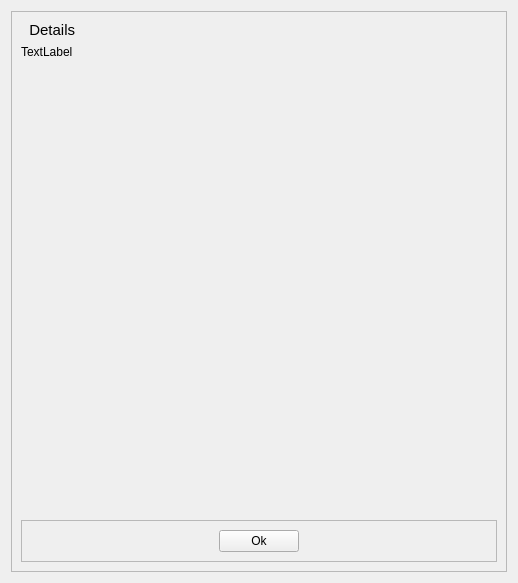
<?xml version="1.0" encoding="UTF-8"?>
<ui version="4.0">
 <class>win_details</class>
 <widget class="QWidget" name="win_details">
  <property name="windowModality">
   <enum>Qt::WindowModal</enum>
  </property>
  <property name="geometry">
   <rect>
    <x>0</x>
    <y>0</y>
    <width>518</width>
    <height>583</height>
   </rect>
  </property>
  <property name="windowTitle">
   <string>Details</string>
  </property>
  <layout class="QHBoxLayout" name="horizontalLayout_3">
   <item>
    <widget class="QFrame" name="frame_0">
     <property name="sizePolicy">
      <sizepolicy hsizetype="Expanding" vsizetype="Expanding">
       <horstretch>0</horstretch>
       <verstretch>0</verstretch>
      </sizepolicy>
     </property>
     <property name="frameShape">
      <enum>QFrame::StyledPanel</enum>
     </property>
     <property name="frameShadow">
      <enum>QFrame::Raised</enum>
     </property>
     <layout class="QVBoxLayout" name="verticalLayout_2">
      <item>
       <widget class="QLabel" name="lbl_title">
        <property name="sizePolicy">
         <sizepolicy hsizetype="Preferred" vsizetype="Fixed">
          <horstretch>0</horstretch>
          <verstretch>0</verstretch>
         </sizepolicy>
        </property>
        <property name="font">
         <font>
          <pointsize>11</pointsize>
          <weight>50</weight>
          <bold>false</bold>
         </font>
        </property>
        <property name="text">
         <string>  Details</string>
        </property>
        <property name="textFormat">
         <enum>Qt::AutoText</enum>
        </property>
       </widget>
      </item>
      <item>
       <widget class="QLabel" name="lbl_details">
        <property name="text">
         <string>TextLabel</string>
        </property>
        <property name="alignment">
         <set>Qt::AlignLeading|Qt::AlignLeft|Qt::AlignTop</set>
        </property>
        <property name="wordWrap">
         <bool>true</bool>
        </property>
       </widget>
      </item>
      <item>
       <widget class="QFrame" name="frame_2">
        <property name="sizePolicy">
         <sizepolicy hsizetype="Preferred" vsizetype="Fixed">
          <horstretch>0</horstretch>
          <verstretch>0</verstretch>
         </sizepolicy>
        </property>
        <property name="frameShape">
         <enum>QFrame::StyledPanel</enum>
        </property>
        <property name="frameShadow">
         <enum>QFrame::Raised</enum>
        </property>
        <layout class="QHBoxLayout" name="horizontalLayout_2">
         <item>
          <spacer name="horizontalSpacer_3">
           <property name="orientation">
            <enum>Qt::Horizontal</enum>
           </property>
           <property name="sizeHint" stdset="0">
            <size>
             <width>40</width>
             <height>20</height>
            </size>
           </property>
          </spacer>
         </item>
         <item>
          <widget class="QPushButton" name="btn_ok">
           <property name="text">
            <string>Ok</string>
           </property>
          </widget>
         </item>
         <item>
          <spacer name="horizontalSpacer_4">
           <property name="orientation">
            <enum>Qt::Horizontal</enum>
           </property>
           <property name="sizeHint" stdset="0">
            <size>
             <width>40</width>
             <height>20</height>
            </size>
           </property>
          </spacer>
         </item>
        </layout>
       </widget>
      </item>
     </layout>
    </widget>
   </item>
  </layout>
 </widget>
 <resources/>
 <connections/>
</ui>
